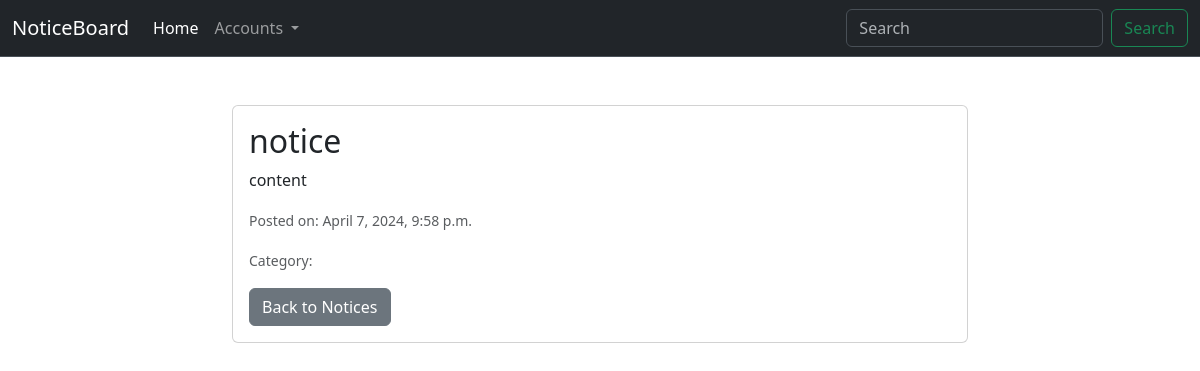
The page /notice/1/ on the database its author committed.
### notices/models.py (models this page shows, shortened)
class Notice(models.Model):
    title = models.CharField(max_length=200)
    content = models.TextField()
    datetime = models.DateTimeField(default=timezone.now)
    tags = models.CharField(max_length=50)
    author = models.ForeignKey(CustomUser, on_delete=models.CASCADE)

### notices/views.py (the view)
# urls.py: path('notice/<int:notice_id>/', notice_detail, name='notice_detail'),
def notice_detail(request, notice_id):
    notice = get_object_or_404(Notice, pk=notice_id)
    return render(request, 'notice_details.html', {'notice': notice})

### notices/templates/notice_details.html (shortened to what this page needs)
{% extends 'base.html' %}
{% block content %}
<div class="container mt-5">
    <div class="row justify-content-center">
        <div class="col-md-8">
            <div class="card">
                <div class="card-body">
                    <h2 class="card-title">{{ notice.title }}</h2>
                    <p class="card-text">{{ notice.content }}</p>
                    <p class="card-text"><small class="text-muted">Posted on: {{ notice.datetime }}</small></p>
                    <p class="card-text"><small class="text-muted">Category: {{ notice.category }}</small></p>
                    <a href="{% url 'notices' %}" class="btn btn-secondary">Back to Notices</a>
                </div>
            </div>
        </div>
    </div>
</div>
{% endblock %}

### rows shown on the page
Notice: title "notice", content "content", datetime "April 7, 2024, 9:58 p.m."
